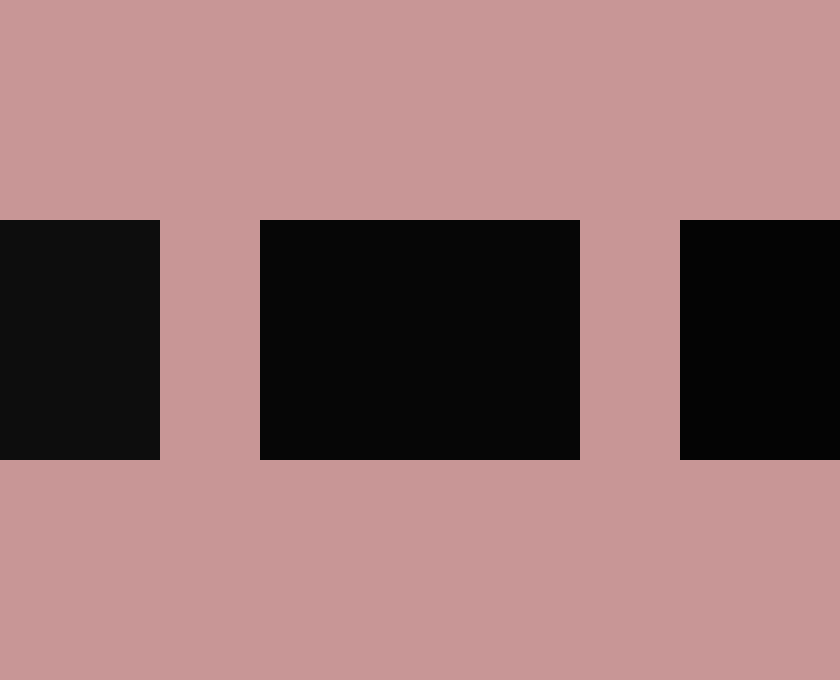
Frame 1 (no input)
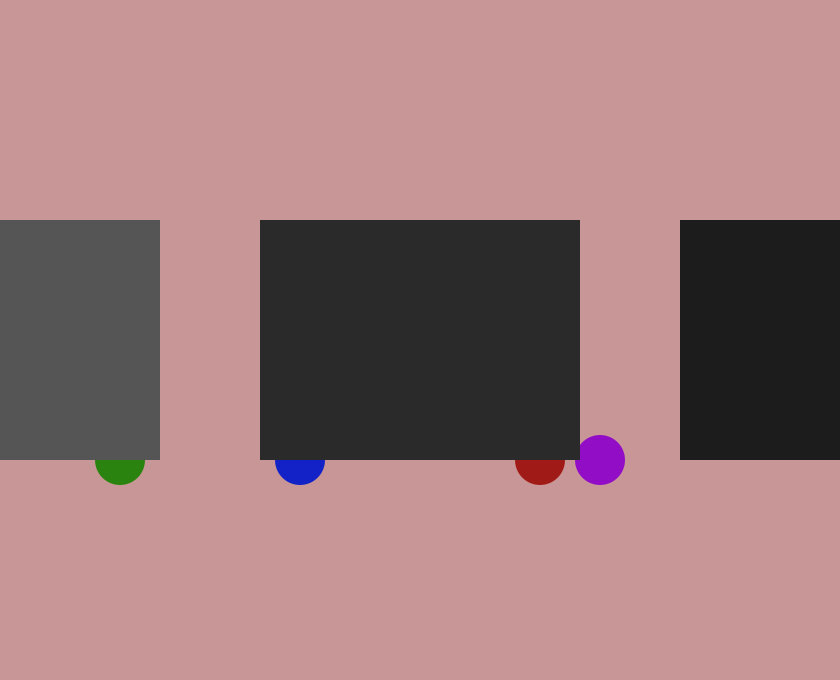
Frame 60 (the mouse pressed at the canvas centre just before this capture)
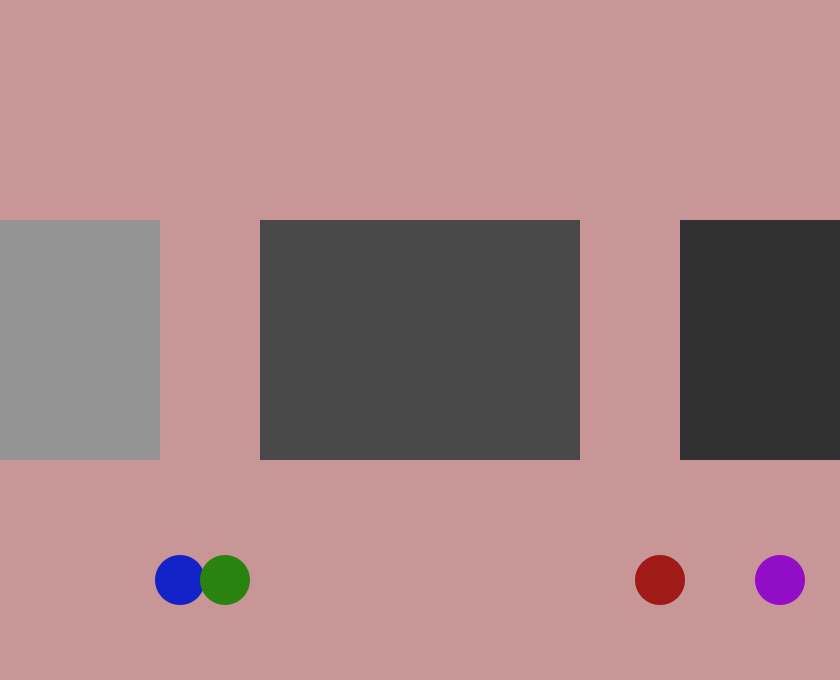
Frame 120 (the mouse held since frame 60 and released just before this capture)

The Processing sketch that drew these frames (run headless with seeded random() and noise(); from frame 60 on, the mouse is pressed at the canvas centre):

// Processing sketch: Exercise03
// ── Exercise03.pde

// telling the computer about the bouncer variables created
color backgroundColor = color(200,150,150);
//CHANGED ADDED new boucers
Bouncer bouncer;
Bouncer bouncer2;
Bouncer bouncer3;
Bouncer bouncer4;
//CHANGED ADDED new tab for a "square" object
Square square;

// initial set up
void setup() {
  size(840,680);
  
  
  // set the bouncer colour, width, height, and where they will begin and initially go
  // CHANGED i didnt like how the bouncers were slightly soft around the edges and wanted a stronger colour so 
  // I discovered that by imputing a colour code instead of in numbers it would remove that
  //also ADDED new boucer
  bouncer = new Bouncer(width/2,height/2,2,2,50,color(#A01B17),color(#E8332C));
  bouncer2 = new Bouncer(width/2,height/2,-2,2,50,color(#1222C6),color(#1A7FFF));
  bouncer3 = new Bouncer(width/2,height/2,3,2,50,color(#910EC6),color(#D096F7));
  bouncer4 = new Bouncer(width/2,height/2,-5,2,50,color(#2B830F),color(#4DEA1A));
  
  square = new Square();
}

// this allows the bouncers to be a "thing" thus creating them as objects in the program
void draw() {
  //CHANGED moved background to draw so that the balls would not create a trail
  background(backgroundColor);
  bouncer.update();
  bouncer2.update();
  bouncer3.update();
  bouncer4.update();
  bouncer.draw();
  bouncer2.draw(); 
  bouncer3.draw(); 
  bouncer4.draw(); 
  
  square.draw();

}
// ── Bouncer.pde

// class that initially "invents" the bouncer
class Bouncer {
// size, colour, location, and other calls  
 float x;
 float y;
 float vx;
 float vy;
 float size;
 color fillColor;
 color defaultColor;
 color hoverColor;
 // the input of these locations and such above put into the bouncer
 Bouncer(float tempX, float tempY, float tempVX, float tempVY, float tempSize, color tempDefaultColor, color tempHoverColor) {
  
   // re named the inital int variables
   x = tempX;
   y = tempY;
   vx = tempVX;
   vy = tempVY;
   size = tempSize;
   defaultColor = tempDefaultColor;
   hoverColor = tempHoverColor;
   fillColor = defaultColor;
 }
 // makes the ball move around the screen
 void update() {
   x += vx;
   y += vy;
   
   handleBounce();
   handleMouse();

 
 }
 // a loop. makes it to so the ball wont go off the screen and instead bounce off and change directions
 void handleBounce() {
   if (x - size/2 < 0 || x + size/2 > width) {
    vx = -vx; 
   }
   
   if (y - size/2 < 0 || y + size/2 > height) {
     vy = -vy;
   }
   
   // maintains ball to stay the same
   
   x = constrain(x,size/2,width-size/2);
   y = constrain(y,size/2,height-size/2);
 }
 
 // when the mouse passes over the bouncer the colour gets brighter. an if statement
 void handleMouse() {
   if (dist(mouseX,mouseY,x,y) < size/2) {
    fillColor = hoverColor; 
    
    size += 1; //CHANGED ball grows in size when mouse is over it
    size = constrain(size, 5, 350);
   }
   
   else {
     fillColor = defaultColor;
   }
 }
 
 void draw() {
   noStroke();
   fill(fillColor);
   ellipse(x,y,size,size);
 }
}
// ── Square.pde
class Square {
  
  
  float xpos;
  float ypos;
  
  Square() {
    xpos = width/2;
    ypos = height/2;
  }
  
  void draw() {
  noStroke();
  //ADDED found an interesting code in the processing examples tab that gave an interesting gradient 
    for (int i = 0; i < xpos; i++) {
    colorMode(RGB, (i+1) * xpos * 10);
    fill(millis()%((i+1) * xpos * 10));
   rectMode(CENTER);
   rect(i*xpos, ypos, 320, 240);
 }
}

}
